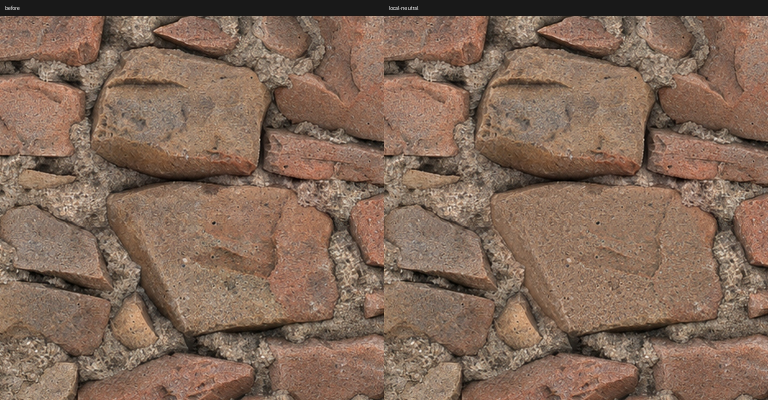
#> input picture skills/maxs-SD-to-Albedo/references/corner-repair-approved.jpg, 1536 x 800 px (shown at 1/2 size)
$ python seam_color.py ../references/corner-repair-approved.jpg out.png --mode edges
#> lines starting #> are read from the running program, lines starting #| are printed output that depends on the picture; after the words box and inside, x2 and y2 are one past the last pixel; in counts of white or black regions, pixels touching at a corner belong together
#> in main, im is the input picture: PIL image 1536x800 RGB; mean R, G, B 129.2, 104, 87.3
"""Local RGB8 albedo seam color correction, not geometry or PBR reconstruction."""
import argparse
import hashlib
import json
from pathlib import Path

import cv2
import numpy as np
from PIL import Image


def edge_metrics(a):
    a = a.astype(np.float32)
    lr, tb = np.abs(a[:, 0] - a[:, -1]), np.abs(a[0] - a[-1])
    return {"lr_mean": float(lr.mean()), "tb_mean": float(tb.mean()),
            "lr_max": float(lr.max()), "tb_max": float(tb.max())}


def equalize_endpoints(a):
    a = a.copy()
    pair = np.round((a[:, 0].astype(np.float32) + a[:, -1]) / 2).astype(np.uint8)
    a[:, 0] = pair
    a[:, -1] = pair
    pair = np.round((a[0].astype(np.float32) + a[-1]) / 2).astype(np.uint8)
    a[0] = pair
    a[-1] = pair
    return a


def edge_field(length, width):
    d = np.minimum(np.arange(length), np.arange(length)[::-1]).astype(np.float32)
    t = np.clip(1 - d / width, 0, 1)
    w = t * t * (3 - 2 * t) * 0.5
    w[length // 2:] *= -1
    return w


def correct_edges(src):
    """Smooth additive boundary fields; preserve coordinates and interior pixels."""
    a = src.astype(np.float32)
    scale = min(a.shape[:2]) / 2048
#> scale = 0.391
    for sigma, width in [(24, 260), (8, 100), (2, 24), (0, 3)]:
        sigma, width = sigma * scale, max(1, width * scale)
        for axis in [1, 0]:
            low = cv2.GaussianBlur(a, (0, 0), sigma,
                                   borderType=cv2.BORDER_REFLECT_101) if sigma else a
            if axis == 1:
                delta = low[:, -1] - low[:, 0]
                a = a + delta[:, None] * edge_field(a.shape[1], width)[None, :, None]
            else:
                delta = low[-1] - low[0]
                a = a + delta[None] * edge_field(a.shape[0], width)[:, None, None]
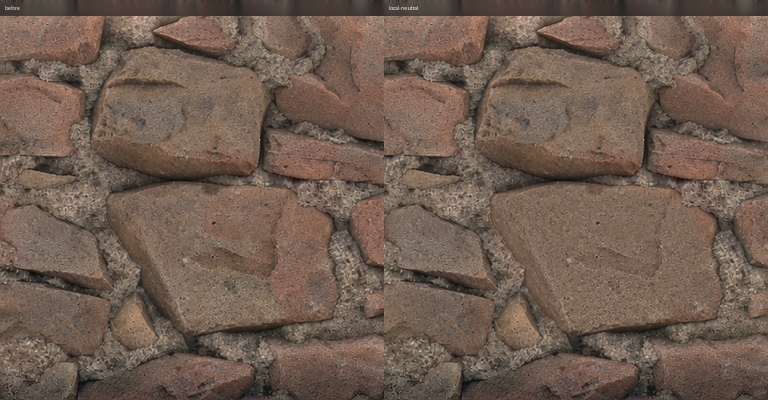
#> a: shape (800, 1536, 3) float32 (shown at 1/2 size); mean R, G, B 129.2, 104, 87.3; drawn with min black and max white
    return equalize_endpoints(np.round(np.clip(a, 0, 255)).astype(np.uint8))
#> in equalize_endpoints, `a = a.copy()`:
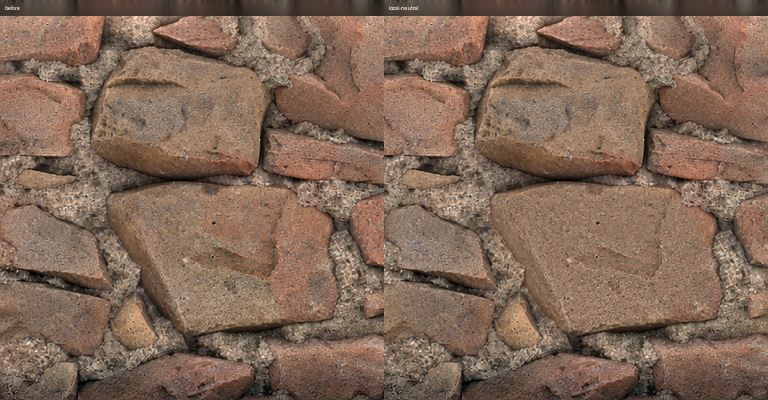
#> a: shape (800, 1536, 3) (shown at 1/2 size); mean of channels 0, 1, 2 129.2, 104, 87.3; drawn as R, G, B
#> in equalize_endpoints, `pair = np.round((a[:, 0].astype(np.float32) + a[:, -1]) / 2).astype(np..`: pair = 800 rows, first 8: [63, 56, 48], [67, 59, 52], [67, 59, 52], [66, 59, 51], [66, 58, 51], [65, 57, 50], [64, 56, 49], [64, 56, 49]
#> in equalize_endpoints, `pair = np.round((a[0].astype(np.float32) + a[-1]) / 2).astype(np.uint8)`: pair = 1536 rows, first 8: [63, 56, 48], [71, 63, 56], [81, 73, 66], [86, 79, 70], [85, 78, 68], [79, 74, 62], [81, 74, 67], [80, 74, 68]


# [45 lines left out: function correct_region, not called in this run]


def main():
    parser = argparse.ArgumentParser(description=__doc__)
    parser.add_argument('source', type=Path)
    parser.add_argument('output', type=Path)
    parser.add_argument('--mode', choices=['edges', 'region'], required=True)
    parser.add_argument('--region', type=Path, help='JSON polygon in half-offset coordinates')
    args = parser.parse_args()
    output = args.output.resolve()
    paths = [output, Path(str(output) + '.json'),
             output.with_name(output.stem + '-offset.png'),
             output.with_name(output.stem + '-2x2.jpg')]
    if output.suffix.lower() != '.png':
        parser.error('Output must be PNG.')
    if output == args.source.resolve() or any(p.exists() for p in paths):
        parser.error('Refusing to overwrite source, output or validation sidecars.')
    if (args.mode == 'region') != bool(args.region):
        parser.error('--region is required only for region mode.')
    with Image.open(args.source) as im:
        if im.mode != 'RGB' or min(im.size) < 16:
            parser.error('This helper accepts RGB8 albedo at least 16x16 only; no alpha/data maps.')
        src = np.array(im)
    try:
        selected = None
        config = None
        if args.mode == 'edges':
            result = correct_edges(src)
        else:
            config = json.loads(args.region.read_text(encoding='utf-8'))
            result, selected = correct_region(src, config)
    except (ValueError, KeyError, TypeError) as exc:
        parser.error(str(exc))
    changed = np.any(src != result, axis=2)
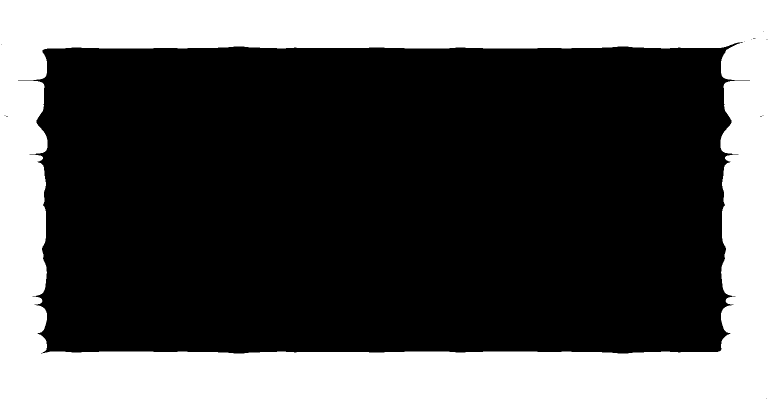
#> changed: shape (800, 1536) bool (shown at 1/2 size); 32.7% white; 1 white region, box (x1, y1, x2, y2) and area: (0, 0, 1536, 800) 402308
    report = {'mode': args.mode, 'size': [src.shape[1], src.shape[0]],
              'source_sha256': hashlib.sha256(args.source.read_bytes()).hexdigest(),
              'before': edge_metrics(src), 'after': edge_metrics(result),
              'changed_pixels': int(changed.sum()), 'changed_fraction': float(changed.mean()),
              'region': config,
              'outside_region_unchanged': bool(not (changed & ~selected).any()) if selected is not None else None,
              'limitations': 'Color correction only. No coordinate resampling. Equal edge pixels do not prove visual seamlessness; inspect offset, 2x2 and junction at native scale. No AI detail reconstruction or engine validation.'}
#> in edge_metrics, `lr, tb = np.abs(a[:, 0] - a[:, -1]), np.abs(a[0] - a[-1])`: lr = 800 rows, first 8: [0, 0, 0], [0, 0, 0], [0, 0, 0], [0, 0, 0], [0, 0, 0], [0, 0, 0], [0, 0, 0], [0, 0, 0]; tb = 1536 rows, first 8: [82, 61, 42], [113, 92, 71], [136, 114, 93], [148, 128, 103], [149, 129, 102], [139, 122, 94], [146, 125, 106], [146, 127, 110]
#> in edge_metrics (call 2), `lr, tb = np.abs(a[:, 0] - a[:, -1]), np.abs(a[0] - a[-1])`: tb = 1536 rows, first 8: [0, 0, 0], [0, 0, 0], [0, 0, 0], [0, 0, 0], [0, 0, 0], [0, 0, 0], [0, 0, 0], [0, 0, 0]
    output.parent.mkdir(parents=True, exist_ok=True)
    Image.fromarray(result).save(paths[0])
    paths[1].write_text(json.dumps(report, ensure_ascii=False, indent=2) + '\n', encoding='utf-8')
    Image.fromarray(np.roll(result, (len(result) // 2, result.shape[1] // 2), (0, 1))).save(paths[2])
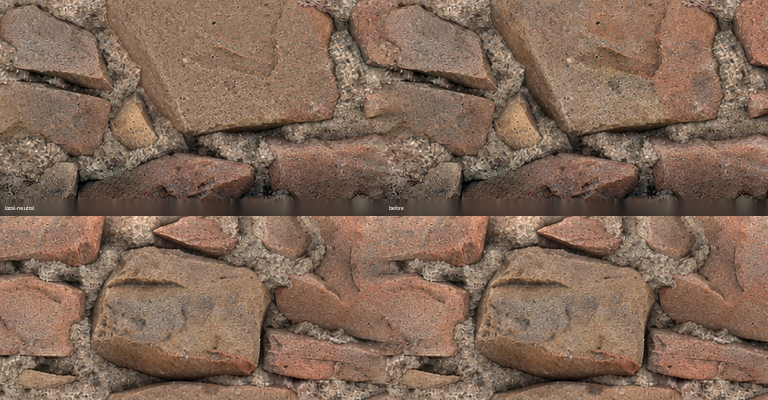
#> saved as out-offset.png: PIL image 1536x800 RGB (shown at 1/2 size); mean R, G, B 129.2, 104, 87.3
    thumb = Image.fromarray(result)
    thumb.thumbnail((1024, 1024), Image.Resampling.LANCZOS)
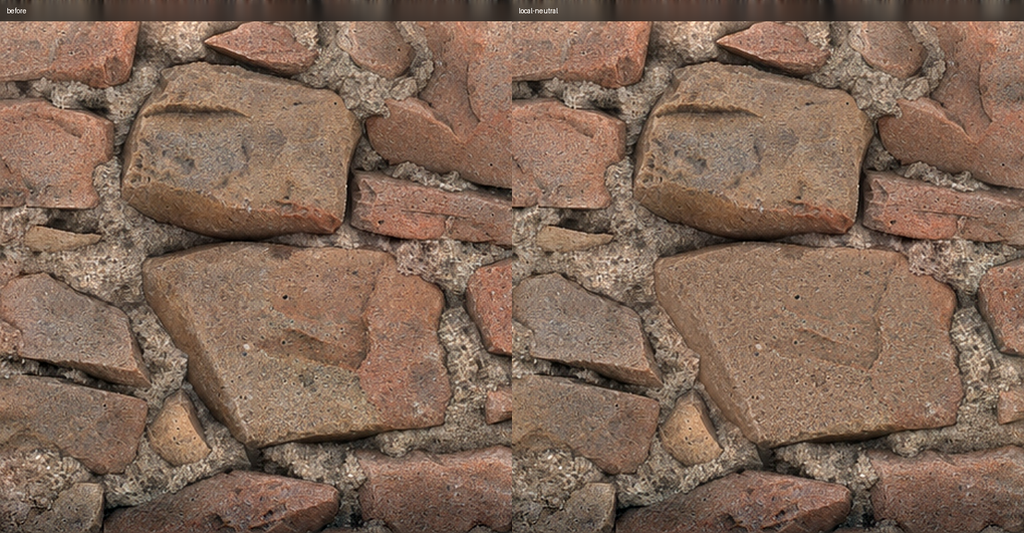
#> thumb: PIL image 1024x533 RGB; mean R, G, B 129.2, 104, 87.3
    preview = Image.new('RGB', (thumb.width * 2, thumb.height * 2))
#> preview: PIL image 2048x1066 RGB; every value is 0
    for y in range(2):
        for x in range(2):
            preview.paste(thumb, (x * thumb.width, y * thumb.height))
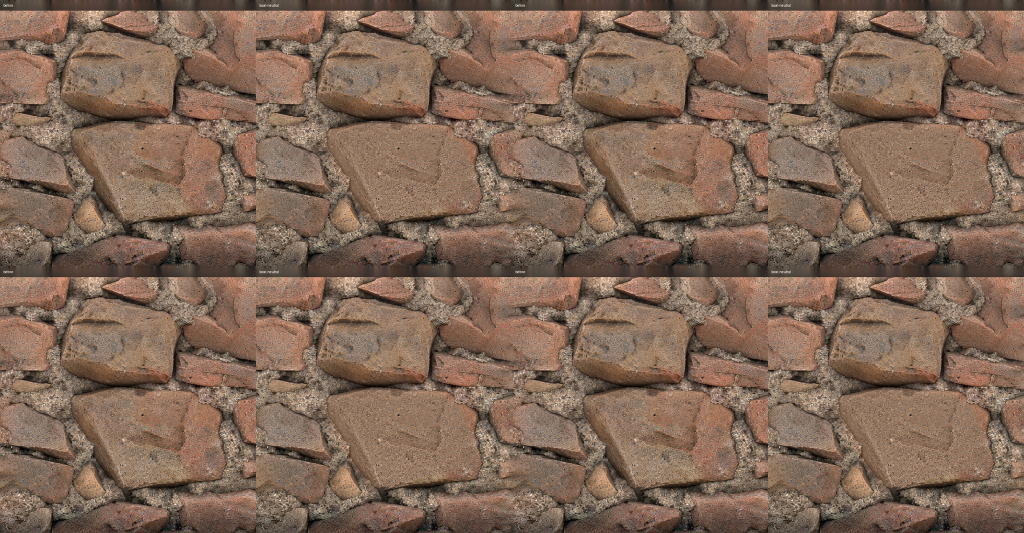
#> preview: PIL image 2048x1066 RGB (shown at 1/2 size); mean R, G, B 129.2, 104, 87.3
    preview.save(paths[3], quality=96)
    print(json.dumps(report, ensure_ascii=False, indent=2))
#> (printed output is left out)


if __name__ == '__main__':
    main()

$ run again, on skills/maxs-sculpt-to-albedo/references/neutral-brick-approved.png
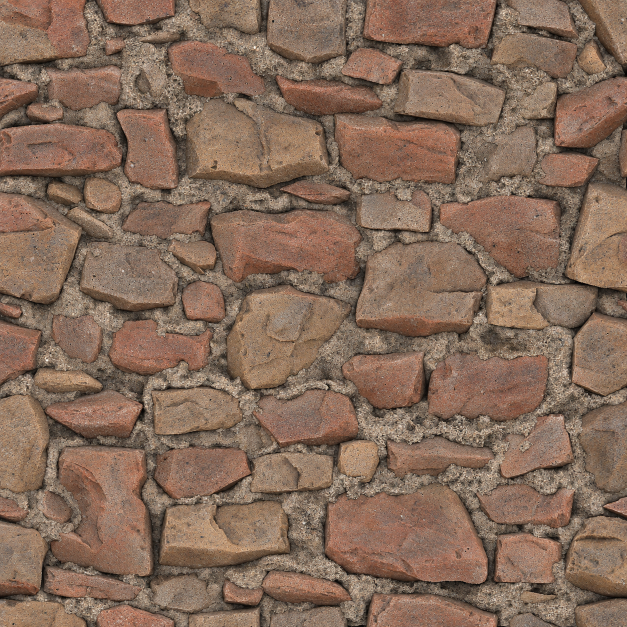
#> input picture skills/maxs-sculpt-to-albedo/references/neutral-brick-approved.png, 1254 x 1254 px (shown at 1/2 size)
#> in main, im is the input picture: PIL image 1254x1254 RGB; mean R, G, B 133.3, 107, 89.7
#> in equalize_endpoints, `pair = np.round((a[:, 0].astype(np.float32) + a[:, -1]) / 2).astype(np..`: pair = 1254 rows, first 8: [156, 133, 114], [161, 135, 113], [167, 147, 123], [159, 139, 120], [152, 131, 115], [148, 127, 109], [148, 123, 102], [150, 120, 100]
#> in equalize_endpoints, `pair = np.round((a[0].astype(np.float32) + a[-1]) / 2).astype(np.uint8)`: pair = 1254 rows, first 8: [156, 133, 114], [163, 140, 118], [155, 134, 115], [148, 128, 110], [149, 128, 110], [144, 123, 108], [162, 141, 119], [167, 142, 119]
#> in main, `changed = np.any(src != result, axis=2)`:
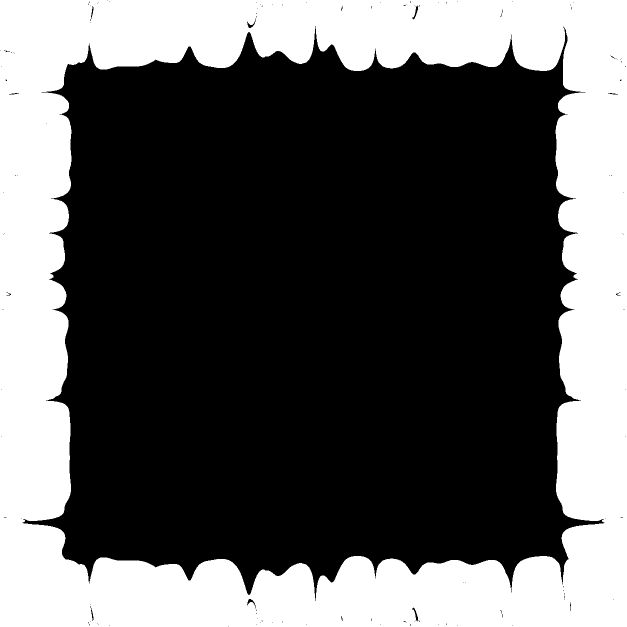
#> changed: shape (1254, 1254) bool (shown at 1/2 size); 36.3% white; 1 white region, box (x1, y1, x2, y2) and area: (0, 0, 1254, 1254) 571152
#> lr = 1254 rows, first 8: [16, 24, 24], [16, 23, 23], [0, 3, 7], [2, 8, 9], [6, 2, 5], [12, 7, 7], [14, 3, 5], [16, 6, 6]; tb = 1254 rows, first 8: [13, 14, 16], [21, 22, 26], [21, 21, 21], [17, 15, 11], [2, 3, 2], [7, 7, 1], [11, 16, 19], [13, 11, 14]
#> lr = 1254 rows, first 8: [0, 0, 0], [0, 0, 0], [0, 0, 0], [0, 0, 0], [0, 0, 0], [0, 0, 0], [0, 0, 0], [0, 0, 0]; tb has the same summary as lr
#> after the loop in main, `for y in range(2):`:
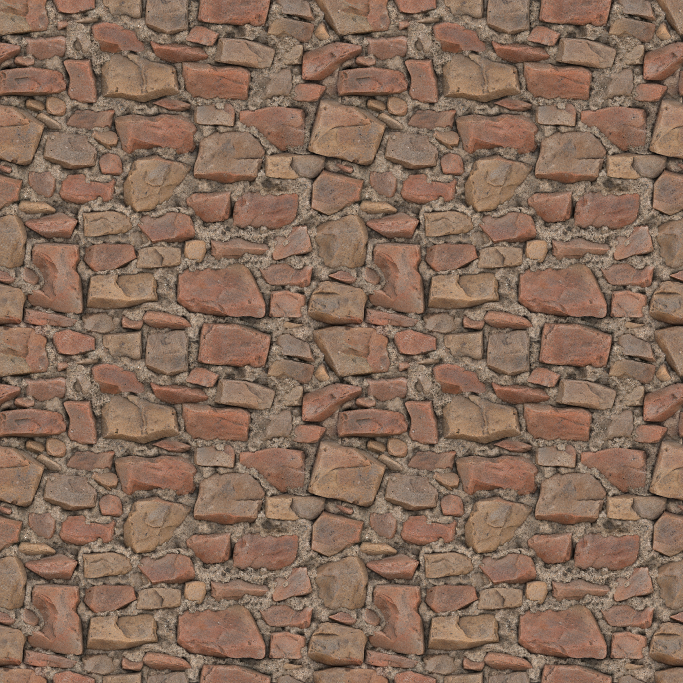
#> preview: PIL image 2048x2048 RGB (shown at 1/3 size); mean R, G, B 133.3, 107, 89.7
#> (printed output is left out)
